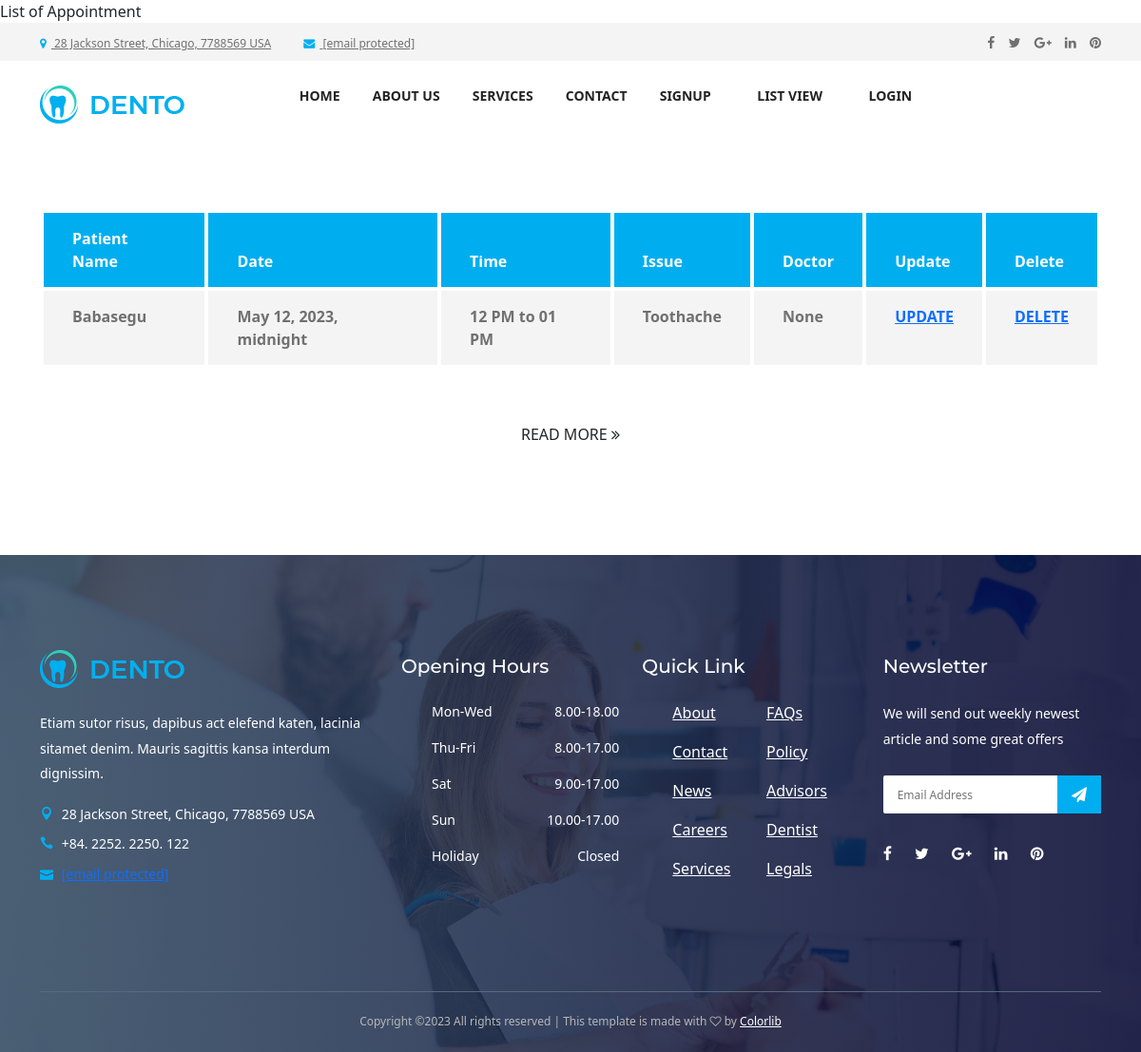
The page /viewappointmentlist on the database as committed earlier.
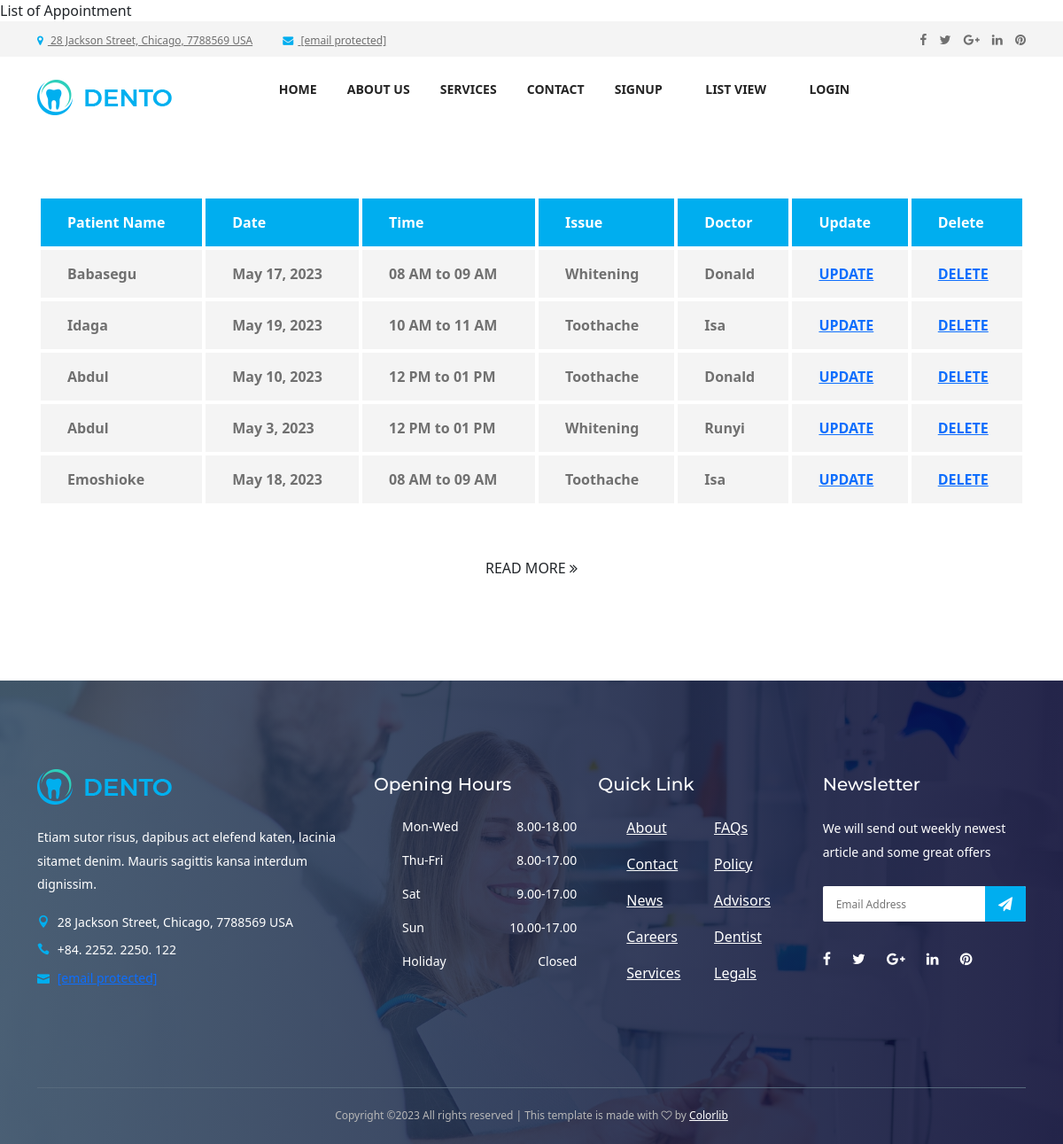
The same page on the database as committed later.
### dentist_app/models.py (models this page shows, shortened)
class Appointment(models.Model):
    ISSUES = [
    ('Whitening','Whitening' ),
    ('Toothache','Toothache' ),
    ]
    TIME = [
    ('08 AM to 09 AM','08 AM to 09 AM' ),
    ('09 AM to 10 AM','09 AM to 10 AM' ),
    ('10 AM to 11 AM','10 AM to 11 AM' ),
    ('11 AM to 12 PM','11 AM to 12 PM' ),
    ('12 PM to 01 PM','12 PM to 01 PM' ),
    ('01 PM to 02 PM','01 PM to 02 PM' ),
    ('03 PM to 03 PM','02 PM to 03 PM' ),
    ('04 PM to 05 PM','04 PM to 05 PM' ),
    ]
    patient_name = models.ForeignKey(Patient, on_delete=models.CASCADE, null= True, blank= True )
    date = models.DateField('Appointment Date')
    doctor_name = models.ForeignKey(Doctor, null=True, blank= True, on_delete= models.SET_NULL)
    issue= models.CharField(choices=ISSUES,max_length=120, null= True, blank= True)
    time= models.CharField(choices=TIME,max_length=120, null= True, blank= True)
    '''
    def get_absolute_url(self):
        return reverse('services')
    '''

class Patient (models.Model):
    user = models.OneToOneField(User,on_delete=models.CASCADE,primary_key=True)
    first_name = models.CharField(max_length=100)
    last_name = models.CharField(max_length=100)
    phone = models.CharField(max_length=100)
    email = models.EmailField(max_length=130)
    address = models.CharField(max_length=200)
    def __str__(self):
        return self.first_name

class Doctor (models.Model):
    user = models.OneToOneField(User,on_delete=models.CASCADE,primary_key=True)
    first_name = models.CharField(max_length=100)
    last_name = models.CharField(max_length=100)
    phone = models.CharField(max_length=100)
    email = models.EmailField(max_length=130)
    specialty = models.CharField(choices=SPECIALTY,max_length=200)
    address = models.TextField(max_length=200)
    def __str__(self):
        return self.first_name

### dentist_app/views.py (the view)
class viewappointmentlist (ListView):
    model = Appointment
    form_class = ApointmentForm
    template_name = 'dentist/ViewAppointmentList.html'

### dentist_app/templates/dentist/ViewAppointmentList.html (shortened to what this page needs)
{% extends 'dentist/base.html' %}
{% load static %}
{%block content%}
<section class="dento-pricing-table-ar ea mt-50 section-padding-0-100">
    <div class="container">
    <div class="row">
    <div class="col-12">
    <div class="dento-price-table table-responsive">
    <table class="table table-borderless mb-0">
    <thead>
    <tr>
    <th scope="col">Patient Name</th>
    <th scope="col">Date</th>
    <th scope="col">Time</th>
    <th scope="col">Issue</th>
    <th scope="col">Doctor</th>
    <th scope="col">Update</th>
    <th scope="col">Delete</th>
    </tr>
    </thead>
    <tbody>
        {% for appointment in object_list %}
    <tr>
    <ul>
        <li>
    <th scope="row">{{ appointment.patient_name }}</th>
    <td>{{ appointment.date }}</td>
    <td>{{ appointment.time }}</td>
    <td>{{ appointment.issue }}</td>
    <td>{{ appointment.doctor_name}}</td>
    <td><a href="{% url 'updateappointment' appointment.pk %}"><strong>UPDATE</strong></a></td>
    <td><a href="{% url 'deleteappointment' appointment.pk %}"><strong>DELETE</strong></a></td>
    </li>
    </ul>
    </tr>
    {% endfor %}
    </tbody>
    </table>
    </div>
    </div>
    <div class="col-12">
    <div class="more-btn text-center mt-50">
    <a href="#" class="btn dento-btn">Read More <i class="fa fa-angle-double-right"></i></a>
    </div>
    </div>
    </div>
    </div>
    </section>
    {%endblock%}

Rows that differ between the two databases and show on the page:
changed Appointment "Babasegu": date "May 12, 2023, midnight" → "May 17, 2023"; time "12 PM to 01 PM" → "08 AM to 09 AM"; issue "Toothache" → "Whitening"; doctor_name "None" → "Donald"
added Appointment: patient_name "Idaga", date "May 19, 2023", time "10 AM to 11 AM", issue "Toothache", doctor_name "Isa"
added Appointment: patient_name "Abdul", date "May 10, 2023", time "12 PM to 01 PM", issue "Toothache", doctor_name "Donald"
added Appointment: patient_name "Abdul", date "May 3, 2023", time "12 PM to 01 PM", issue "Whitening", doctor_name "Runyi"
added Appointment: patient_name "Emoshioke", date "May 18, 2023", time "08 AM to 09 AM", issue "Toothache", doctor_name "Isa"
